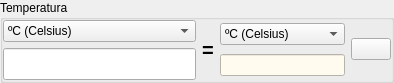
      <widget class="QGroupBox" name="groupBox_5">
       <property name="maximumSize">
        <size>
         <width>16777215</width>
         <height>82</height>
        </size>
       </property>
       <property name="title">
        <string>Temperatura</string>
       </property>
       <layout class="QGridLayout" name="gridLayout_16">
        <property name="sizeConstraint">
         <enum>QLayout::SetMinAndMaxSize</enum>
        </property>
        <property name="leftMargin">
         <number>0</number>
        </property>
        <property name="topMargin">
         <number>0</number>
        </property>
        <property name="rightMargin">
         <number>0</number>
        </property>
        <property name="bottomMargin">
         <number>0</number>
        </property>
        <item row="1" column="2">
         <layout class="QGridLayout" name="gridLayout_17">
          <item row="1" column="0">
           <widget class="QLineEdit" name="lineEdit_11">
            <property name="enabled">
             <bool>true</bool>
            </property>
            <property name="font">
             <font>
              <weight>75</weight>
              <bold>true</bold>
             </font>
            </property>
            <property name="focusPolicy">
             <enum>Qt::NoFocus</enum>
            </property>
            <property name="styleSheet">
             <string notr="true">color: rgb(0, 0, 255);
background-color: rgb(255, 251, 239);</string>
            </property>
            <property name="alignment">
             <set>Qt::AlignRight|Qt::AlignTrailing|Qt::AlignVCenter</set>
            </property>
            <property name="readOnly">
             <bool>true</bool>
            </property>
           </widget>
          </item>
          <item row="0" column="0">
           <widget class="QComboBox" name="comboBox_15">
            <property name="focusPolicy">
             <enum>Qt::NoFocus</enum>
            </property>
            <item>
             <property name="text">
              <string>ºC (Celsius)</string>
             </property>
            </item>
            <item>
             <property name="text">
              <string>K (Kelvin)</string>
             </property>
            </item>
            <item>
             <property name="text">
              <string>ºF (Fahrenheit)</string>
             </property>
            </item>
           </widget>
          </item>
          <item row="0" column="1" rowspan="2">
           <widget class="QPushButton" name="pushButton_9">
            <property name="icon">
             <iconset resource="recoverdrake.qrc">
              <normaloff>:/Imagenes/sustituir.png</normaloff>:/Imagenes/sustituir.png</iconset>
            </property>
            <property name="iconSize">
             <size>
              <width>25</width>
              <height>25</height>
             </size>
            </property>
           </widget>
          </item>
         </layout>
        </item>
        <item row="1" column="0">
         <layout class="QGridLayout" name="gridLayout_18">
          <item row="0" column="0">
           <widget class="QComboBox" name="comboBox_14">
            <property name="focusPolicy">
             <enum>Qt::NoFocus</enum>
            </property>
            <item>
             <property name="text">
              <string>ºC (Celsius)</string>
             </property>
            </item>
            <item>
             <property name="text">
              <string>K (Kelvin)</string>
             </property>
            </item>
            <item>
             <property name="text">
              <string>ºF (Fahrenheit)</string>
             </property>
            </item>
           </widget>
          </item>
          <item row="1" column="0">
           <widget class="QLineEdit" name="lineEdit_12">
            <property name="font">
             <font>
              <pointsize>15</pointsize>
              <weight>75</weight>
              <bold>true</bold>
             </font>
            </property>
            <property name="alignment">
             <set>Qt::AlignRight|Qt::AlignTrailing|Qt::AlignVCenter</set>
            </property>
           </widget>
          </item>
         </layout>
        </item>
        <item row="1" column="1">
         <widget class="QLabel" name="label_6">
          <property name="font">
           <font>
            <pointsize>15</pointsize>
            <weight>75</weight>
            <bold>true</bold>
           </font>
          </property>
          <property name="text">
           <string>=</string>
          </property>
         </widget>
        </item>
       </layout>
      </widget>
